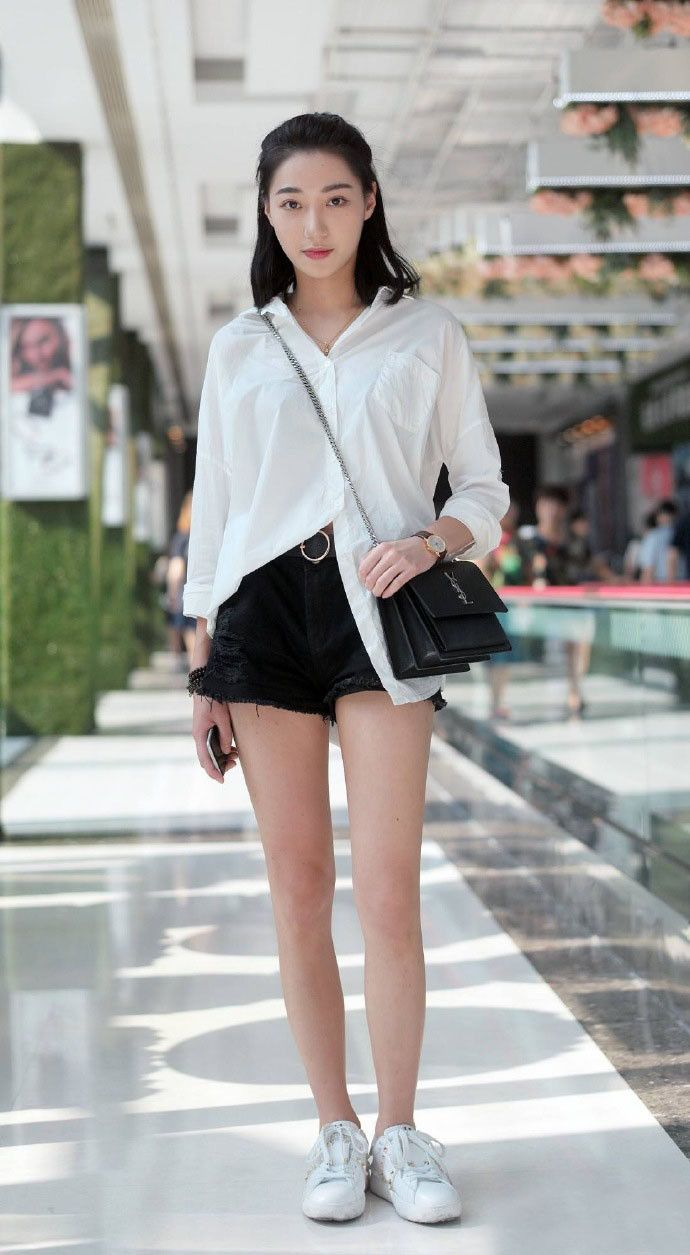
#> input picture photo01.jpg, 690 x 1255 px, found by its file name
$ jupyter execute photo_ronghe.ipynb
#> lines starting #> are read from the running program, lines starting #| are printed output that depends on the picture
[cell 1]
from PIL import Image

human_center=[280,271]
human_shoudler=60
image_btm=Image.open('F:/jupyterNotebook/tf-pose-estimation-master/photo01.jpg')
#> image_btm is the input picture: PIL image 690x1255 RGB; mean R, G, B 165.9, 165, 161.6
image_top= Image.open('F:/jupyterNotebook/tf-pose-estimation-master/photo/chibang01.png')
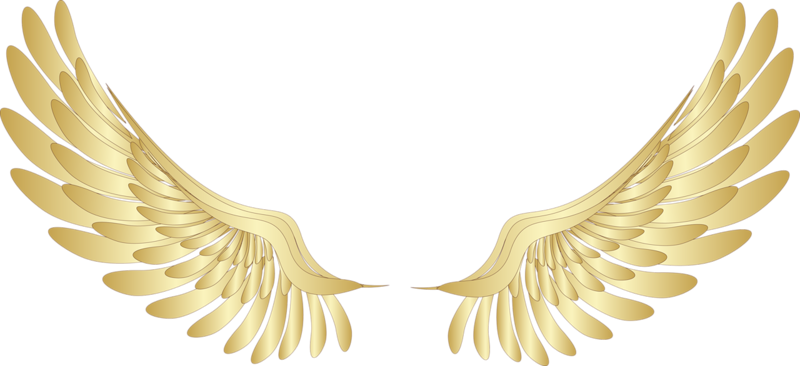
#> input picture photo/chibang01.png, 800 x 366 px, found by its file name
#> image_top is the input picture: PIL image 800x366 RGBA; mean R, G, B, A 75.9, 68.2, 46, 81.4
top_center_width=400
top_center_height=286
top_shoudler=74
top_width,top_height=image_top.size
#> top_width = 800; top_height = 366
print(top_width,top_height)
#| 800 366
btm_width,btm_height=image_btm.size
#> btm_width = 690; btm_height = 1255
print(btm_width,btm_height)
#| 690 1255
resize_width=int(top_width*human_shoudler/top_shoudler)
#> resize_width = 648
resize_height=int(top_height*human_shoudler/top_shoudler)
#> resize_height = 296
print(resize_width,resize_height)
#| 648 296
resize_image=image_top.resize((resize_width,resize_height))

top_center_width=top_center_width*human_shoudler/top_shoudler
top_center_height=top_center_height*human_shoudler/top_shoudler
crop_image=resize_image
if btm_width<top_width:
    d=(top_width-btm_width)/2
#> d = 55
    crop_image=resize_image.crop((d,0,resize_width-d,resize_height))
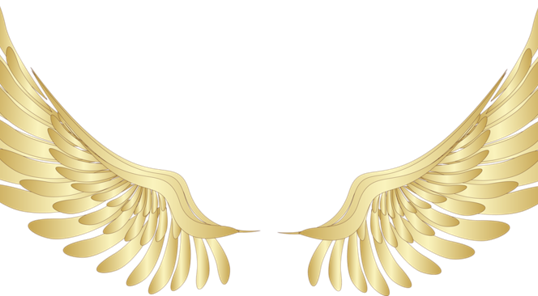
#> crop_image: PIL image 538x296 RGBA; mean R, G, B, A 73, 66.6, 46, 78.7; transparent parts drawn white
    top_center_width=top_center_width-d
#> top_center_width = 269.3

r,g,b,a=crop_image.split()
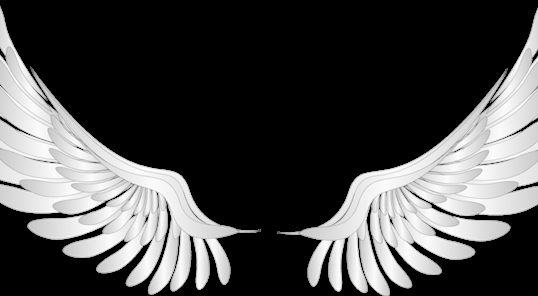
#> r: PIL image 538x296 L; min 0, max 255, mean 73
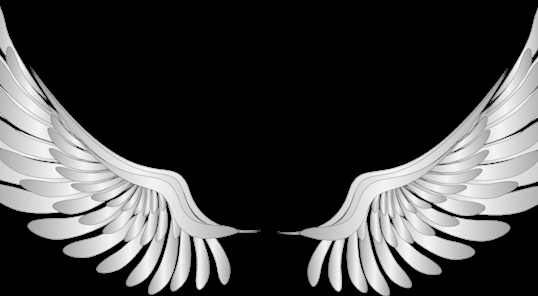
#> g: PIL image 538x296 L; min 0, max 254, mean 66.6
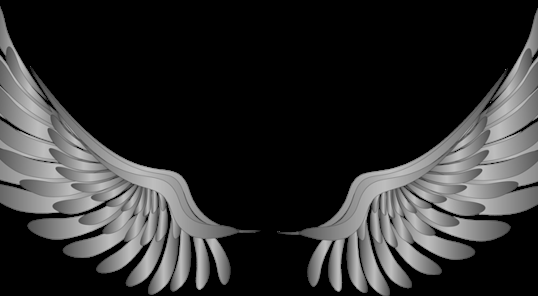
#> b: PIL image 538x296 L; min 0, max 197, mean 46
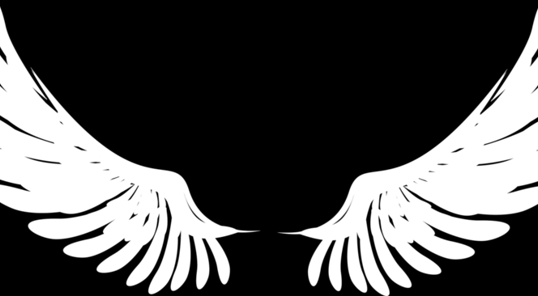
#> a: PIL image 538x296 L; min 0, max 255, mean 78.7
image_btm.paste(crop_image,(int(human_center[0]-top_center_width),int(human_center[1]-top_center_height)),a)
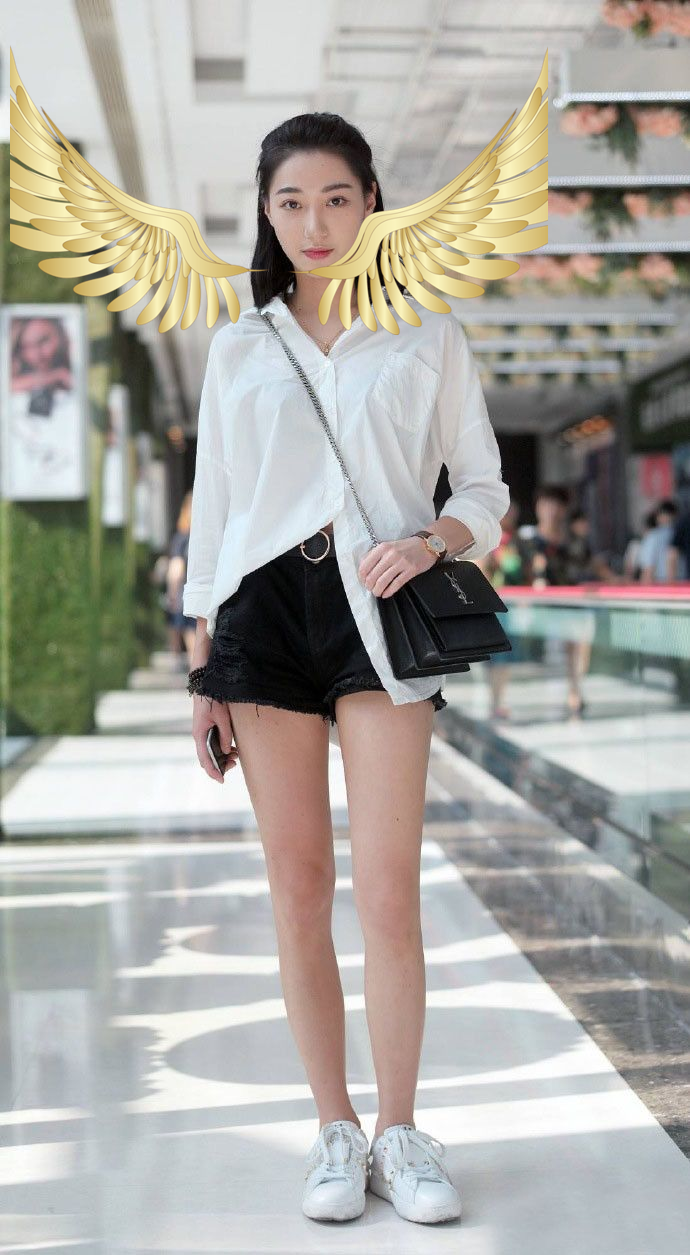
#> image_btm: PIL image 690x1255 RGB; mean R, G, B 169.6, 167.8, 161.3
image_btm.show()
